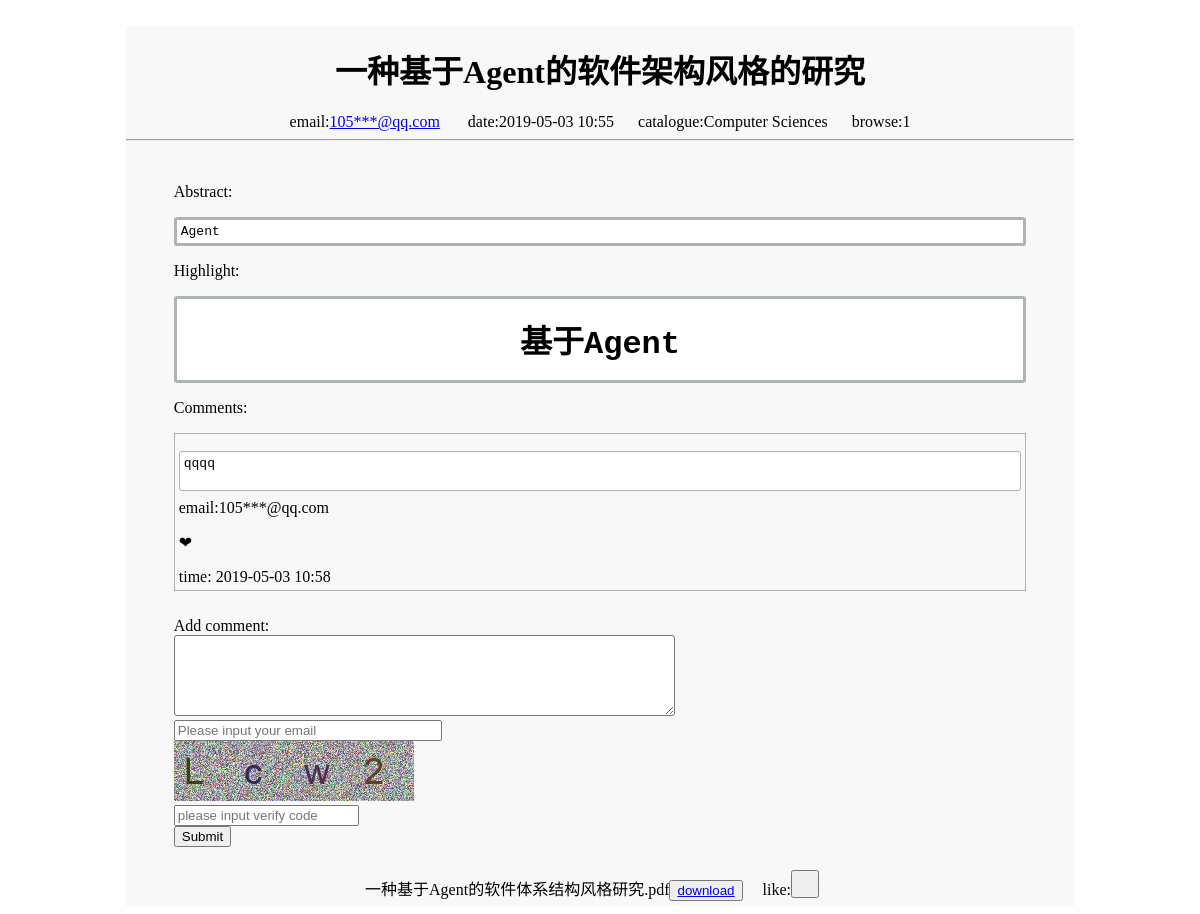
Screenshot of /1fc05507-4436-46ee-aaf6-7301ce28aa6d with the database file from the repository.
### tables this page shows
CREATE TABLE Publish
(
    id text PRIMARY KEY,
    fname text,
    title text,
    abstract text,
    desc text,
    email text,
    path text,
    time text
);

CREATE TABLE Catalogue
(
    id integer PRIMARY KEY AUTOINCREMENT NOT NULL,
    catalogue text,
    desc text
, pid integer NULL, subject text NULL);

CREATE TABLE Browse
(
    id text,
    count int DEFAULT 0, ip text NULL,
    CONSTRAINT Browse_Publish_id_fk FOREIGN KEY (id) REFERENCES Publish (id)
);

CREATE TABLE Article
(
    id text,
    thumb text,
    comment text,
    email text,
    time text,
    comment_id integer PRIMARY KEY AUTOINCREMENT NOT NULL,
    CONSTRAINT Article_Publish_id_fk FOREIGN KEY (id) REFERENCES Publish (id)
);

### app.py (the view)
@app.route('/<id>')
def title(id):
    info = Serverdatabase.article(id)
    info1 = Serverdatabase.article1(id)
    info2 = Serverdatabase.get_article_catalogue_info(id)
    info3 = Serverdatabase.get_count(id)
    tool = Tool()
    return render_template('article.html', info=info, info1=info1, info2=info2, id=id, info3=info3,tool=tool)

### app.py (called while the page is built)
@app.after_request
def after_request(response):
    if request.path.startswith('/'):
        id = request.path[request.path.rfind('/', 0)+1:]
        print(id)
        ip = request.remote_addr
        print(ip)
        Serverdatabase.set_count(id, ip)
    return response

@app.before_request
def before_request():
    if request.path.startswith('/publish/'):
        verify = Verify()
        verify.show()

@app.before_request
def beforeRequest():
    ip = request.remote_addr
    Serverdatabase.record_ip(ip)

    def jiami(self, email):
        email3 = email
        count1 = len(email)
        email = email[0:email.rfind('@', 0)]
        count = len(email)
        email1 = email[0:int(count / 3)]
        email2 = email[int(count / 3):count]
        email2 = email2.replace(email2, "***")
        email4 = email3[count:count1]
        email5 = email1 + email2 + email4
        return email5

### publish.py (called while the page is built)
    @staticmethod
    def article(id):
        conn = sqlite3.connect('server.sqlite3')
        c = conn.cursor()
        sql = 'select * from Article where id = \'' + id + '\' order by time desc'
        c.execute(sql)
        data = c.fetchall()
        conn.commit()
        c.close()
        conn.close()
        return data

    @staticmethod
    def article1(id):
        conn = sqlite3.connect('server.sqlite3')
        c = conn.cursor()
        sql = 'select * from Publish where id = \'' + id + '\''
        c.execute(sql)
        data = c.fetchall()
        conn.commit()
        c.close()
        conn.close()
        return data

    @staticmethod
    def get_article_catalogue_info(id):
        conn = sqlite3.connect('server.sqlite3')
        c = conn.cursor()
        c.execute("select * from Catalogue where id in "
                  "(select catalogue_id from Article_Catalogue where article_id = '%s')" %id)
        data = c.fetchall()
        conn.commit()
        c.close()
        conn.close()
        return data

    @staticmethod
    def set_count(id, ip):
        conn = sqlite3.connect('server.sqlite3')
        c = conn.cursor()
        sql = 'select * from Browse where id = \''+id+'\' and ip = \'' + ip + '\''
        c.execute(sql)
        data = c.fetchall()
        if data == []:
            c.execute('Insert into Browse(id, count, ip) values (?,?,?)',(id, 1, ip))
            conn.commit()
            c.close()
            conn.close()
        else:
            conn.commit()
            c.close()
            conn.close()

### templates/article.html (shortened to what this page needs)
<!DOCTYPE html>
<html lang="en">
<head>
</head><script src="http://cdn.bootcss.com/jquery/2.2.4/jquery.js"></script>
<body>
<br/>
<div id="head">
{% autoescape false %}
    {% for item in info1 %}
    <li>
  <h1 id="h1">{{ item[2] }}</h1>
        <div align="center">
            <span>  email:<a href = "{{ url_for('author', email =item[5])}} ">{{ tool.jiami(item[5]) }}</a></span>&nbsp;&nbsp;&nbsp;&nbsp;&nbsp;&nbsp;
        <span>date:{{ item[7] }}</span>&nbsp;&nbsp;&nbsp;&nbsp;&nbsp;
    {% autoescape false %}
{% for i in info2 %}
        <span> catalogue:{{ i[1] }}</span>&nbsp;&nbsp;&nbsp;&nbsp;&nbsp;
{% endfor %}
{% endautoescape %}
    {% autoescape false %}
        {% for item in info3 %}
            <span> browse:{{ item[1] }}</span>
        {% endfor %}
        {% endautoescape %}
    </div>
  <hr>
  <br/><div id="content">
  <p>Abstract: </p>
  <pre>{{ item[3] }}</pre>
  <p>Highlight:</p>
  <pre>{{ item[4] }}</pre>
    </div> </li>
    {% endfor %}
{% endautoescape %}
<div id = "content">
   <p>Comments:</p>
{% autoescape false %}
{% for item in info %}
  <div class="comment"><pre class="comment"><li>{{ item[2] }}</li><br/></pre>
      email:{{ tool.jiami(item[3]) }}
      <br/>
      <p class="like1">&#10084;</p>
      time: {{ item[4] }}
  </div>
  {% endfor %}
{% endautoescape %}
  </div><br/>
<div id = "content"><form action="{{ url_for("comment",id = id) }}" method="post" onsubmit="return YanZhen()">
    Add comment:<br/> <textarea rows="5" cols="60" name = "comment" required = required ></textarea><br/>
    <input type = "text" required = required name = "email" id = "email" placeholder="Please input your email" ></br>
        <img id="imgimg" src="" alt = "verify_code" >
    <br/>
        <input type = "text" required = required class="form-control" id = "vcode" name = "vcode" placeholder="please input verify code">
   <br>
    <input type="submit" value="Submit">
</form></div>
  <br>
<div>
{% autoescape false %}
    {% for item in info1 %}
    <li>
        <div align="center">{{ item[1] }}<button id="download"><a href="/download/{{ item[1] }}">download</a></button>&nbsp;&nbsp;&nbsp;&nbsp;
            like:<button id="like" style = "backgroundColor:#f8f8f8; width: 28px; height: 28px">
    </button>&nbsp;&nbsp;&nbsp;&nbsp;
    </li>
        {% endfor %}
{% endautoescape %}
  </div>
</div>
</body>
</html>

### templates/article.html (style rules this page uses)
#head { align-content: center; background-color:#f8f8f8; clear: both; margin-left: 10%; margin-right: 10%; padding-bottom: 5px; }
#h1 { align-content: center; text-align: center; margin-top: 10px; padding-top: 10px; }
#content { margin-left: 5%; margin-right: 5%; margin-bottom: 5px; }
#head #content pre { padding: 4px; background-color: #FFFFFF; border-style:solid; border-radius: 3px; border-color: #ADB5B4; }
textarea { border-radius: 3px; }
.comment { border-style: solid; padding: 4px; border-color: #B4AEAE; margin-bottom: 8px; border-width: thin; }
li { list-style: none; }
#email { width: 260px; }

### rows the page displays
Publish: title "一种基于Agent的软件架构风格的研究", jiami "105***@qq.com", time "2019-05-03 10:55", abstract "Agent", desc "基于Agent", fname "一种基于Agent的软件体系结构风格研究.pdf"
Catalogue: catalogue "Computer Sciences"
Browse: count "1"
Article: comment "qqqq", jiami "105***@qq.com", time "2019-05-03 10:58"
